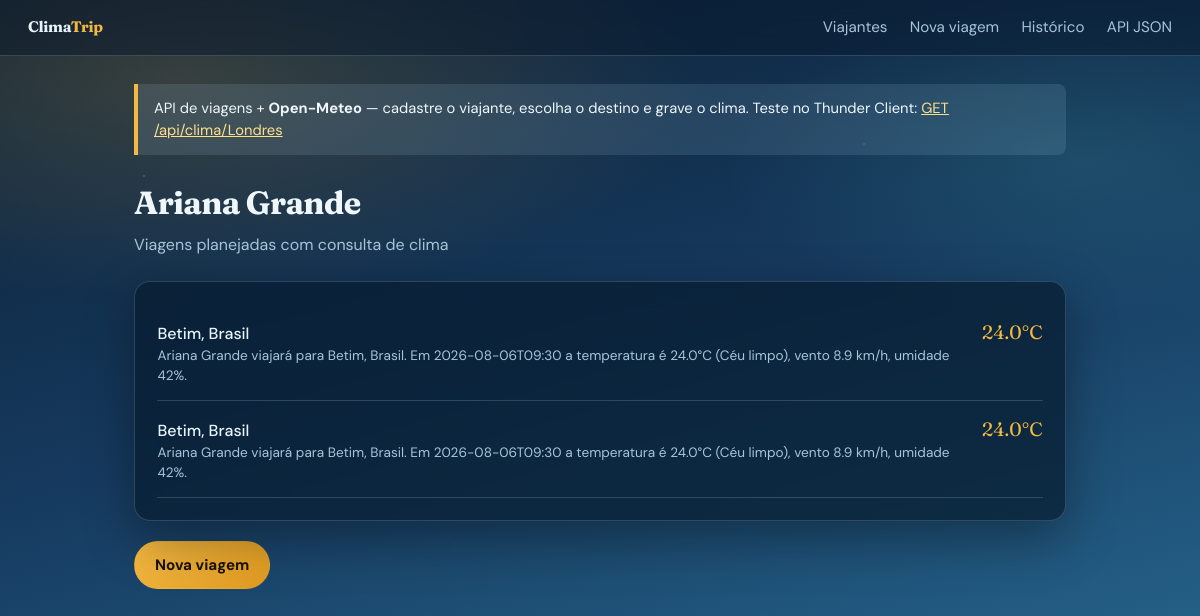
/viajantes/7, run on the app's committed database.
### models/viajante.py (models this page shows, shortened)
class Viajante(ModeloBase):
    __tablename__ = "viajantes"
    nome = db.Column(db.String(120), nullable=False, unique=True)
    viagens = db.relationship(
        "Viagem",
        back_populates="viajante",
        cascade="all, delete-orphan",
        lazy="dynamic",
    )

### models/viagem.py (models this page shows, shortened)
class Viagem(ModeloBase):
    __tablename__ = "viagens"
    viajante_id = db.Column(db.Integer, db.ForeignKey("viajantes.id"), nullable=False)
    destino = db.Column(db.String(120), nullable=False)
    pais = db.Column(db.String(80), default="")
    latitude = db.Column(db.Float, nullable=False)
    longitude = db.Column(db.Float, nullable=False)
    data_consulta = db.Column(db.String(30), nullable=False)
    temperatura_c = db.Column(db.Float, nullable=False)
    vento_kmh = db.Column(db.Float, nullable=False)
    umidade = db.Column(db.Integer, nullable=True)
    codigo_clima = db.Column(db.Integer, nullable=True)
    descricao_clima = db.Column(db.String(80), default="")
    viajante = db.relationship("Viajante", back_populates="viagens")
    def resumo(self):
        nome = self.viajante.nome if self.viajante else "?"
        return (
            f"{nome} viajará para {self.destino}"
            f"{', ' + self.pais if self.pais else ''}. "
            f"Em {self.data_consulta} a temperatura é {self.temperatura_c}°C "
            f"({self.descricao_clima or 'clima atual'}), "
            f"vento {self.vento_kmh} km/h"
            + (f", umidade {self.umidade}%" if self.umidade is not None else "")
            + "."
        )

### controllers/viagens_controller.py (the view)
@viagens_bp.route("/viajantes/<int:viajante_id>")
def detalhe_viajante(viajante_id):
    viajante = db.session.get(Viajante, viajante_id)
    if not viajante:
        flash("Viajante não encontrado.", "erro")
        return redirect(url_for("viagens.viajantes"))
    lista = viajante.viagens.order_by(Viagem.id.desc()).all()
    return render_template("detalhe_viajante.html", viajante=viajante, viagens=lista)

### views/templates/detalhe_viajante.html (shortened to what this page needs)
{% extends "layout.html" %}
{% block content %}
<h1>{{ viajante.nome }}</h1>
<p class="subtitulo">Viagens planejadas com consulta de clima</p>
<section class="painel">
    {% if viagens %}
    <ul class="lista">
        {% for v in viagens %}
        <li>
            <div>
                <a href="{{ url_for('viagens.detalhe_viagem', viagem_id=v.id) }}">
                    {{ v.destino }}{% if v.pais %}, {{ v.pais }}{% endif %}
                </a>
                <div style="color: var(--texto-suave); font-size: 0.85rem;">
                    {{ v.resumo() }}
                </div>
            </div>
            <span class="temp">{{ v.temperatura_c }}°C</span>
        </li>
        {% endfor %}
    </ul>
    {% else %}
    <p class="vazio">Este viajante ainda não tem destinos.</p>
    {% endif %}
</section>
<p style="margin-top: 1.25rem;">
    <a class="btn btn-primario" href="{{ url_for('viagens.nova_viagem') }}">Nova viagem</a>
</p>
{% endblock %}

### views/static/css/style.css (style rules this page uses)
* { box-sizing: border-box; }
:root { --céu-topo: #0b1f33; --céu-meio: #163a5f; --céu-baixo: #2a6f97; --névoa: rgba(186, 230, 253, 0.12); --sol: #f4b942; --sol-suave: #ffe08a; --gelo: #e8f4fc; --texto: #f0f7fc; --texto-suave: #a8c5d8; --card: rgba(8, 28, 48, 0.72); --borda: rgba(168, 197, 216, 0.22); --erro: #ff7b72; --sucesso: #5eead4; --sombra: 0 18px 50px rgba(0, 0, 0, 0.35); }
body { margin: 0; min-height: 100vh; font-family: "DM Sans", sans-serif; color: var(--texto); background: radial-gradient(ellipse 80% 50% at 15% 10%, rgba(244, 185, 66, 0.18), transparent 55%), radial-gradient(ellipse 60% 40% at 90% 20%, rgba(94, 234, 212, 0.12), transparent 50%), linear-gradient(165deg, var(--céu-topo) 0%, var(--céu-meio) 45%, var(--céu-baixo) 100%); background-attachment: fixed; line-height: 1.5; }
body::before { content: ""; position: fixed; inset: 0; pointer-events: none; background-image: radial-gradient(1.5px 1.5px at 12% 22%, rgba(255, 255, 255, 0.35), transparent), radial-gradient(1px 1px at 38% 68%, rgba(255, 255, 255, 0.25), transparent), radial-gradient(1.5px 1.5px at 72% 18%, rgba(255, 255, 255, 0.3), transparent), radial-gradient(1px 1px at 88% 55%, rgba(255, 255, 255, 0.2), transparent); animation: drift 40s linear infinite; opacity: 0.7; z-index: 0; }
h1 { font-family: "Fraunces", serif; font-size: 2rem; margin: 0 0 0.35rem; letter-spacing: -0.02em; }
.subtitulo { color: var(--texto-suave); margin: 0 0 1.5rem; }
.painel { background: var(--card); border: 1px solid var(--borda); border-radius: 16px; padding: 1.4rem; box-shadow: var(--sombra); backdrop-filter: blur(12px); animation: fade-up 0.75s ease both; }
.btn { display: inline-block; padding: 0.7rem 1.25rem; background: transparent; color: var(--texto); text-decoration: none; border: 1px solid var(--borda); border-radius: 999px; font-size: 0.95rem; font-family: inherit; cursor: pointer; transition: background 0.2s, border-color 0.2s, transform 0.15s; }
.btn-primario { background: linear-gradient(135deg, var(--sol), #e09a20); color: #1a1205; border-color: transparent; font-weight: 700; }
.lista { list-style: none; padding: 0; margin: 0; }
.lista li { display: flex; justify-content: space-between; gap: 1rem; align-items: baseline; padding: 0.85rem 0; border-bottom: 1px solid var(--borda); }
.lista a { color: var(--gelo); text-decoration: none; font-weight: 500; }
.lista .temp { color: var(--sol); font-family: "Fraunces", serif; font-size: 1.2rem; white-space: nowrap; }

### data on the page
Viajante: nome "Ariana Grande"
Viagem: destino "Betim", pais "Brasil", resumo "Ariana Grande viajará para Betim, Brasil. Em 2026-08-06T09:30 a temperatura é 24.0°C (Céu limpo), vento 8.9 km/h, umidade 42%.", temperatura_c "24.0"
Viagem: destino "Betim", pais "Brasil", resumo "Ariana Grande viajará para Betim, Brasil. Em 2026-08-06T09:30 a temperatura é 24.0°C (Céu limpo), vento 8.9 km/h, umidade 42%.", temperatura_c "24.0"
